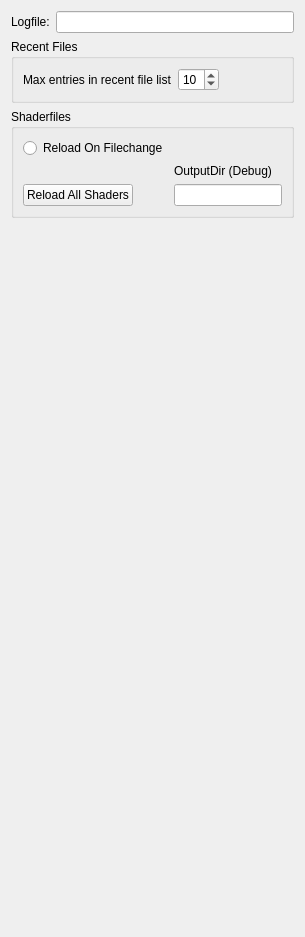
         <widget class="QWidget" name="paths">
          <attribute name="title">
           <string>Files</string>
          </attribute>
          <layout class="QVBoxLayout" name="verticalLayout_24">
           <item>
            <layout class="QHBoxLayout" name="horizontalLayout_9">
             <item>
              <widget class="QLabel" name="label">
               <property name="text">
                <string>Logfile:</string>
               </property>
              </widget>
             </item>
             <item>
              <widget class="QLineEdit" name="logFile">
               <property name="toolTip">
                <string>filename (including path) of the logfile</string>
               </property>
               <property name="statusTip">
                <string>filename (including path) of the logfile</string>
               </property>
              </widget>
             </item>
            </layout>
           </item>
           <item>
            <widget class="QGroupBox" name="groupBox_10">
             <property name="title">
              <string>Recent Files</string>
             </property>
             <layout class="QVBoxLayout" name="verticalLayout_23">
              <item>
               <layout class="QHBoxLayout" name="horizontalLayout_21">
                <item>
                 <layout class="QHBoxLayout" name="horizontalLayout_20">
                  <item>
                   <widget class="QLabel" name="label_20">
                    <property name="text">
                     <string>Max entries in recent file list</string>
                    </property>
                   </widget>
                  </item>
                  <item>
                   <widget class="QSpinBox" name="maxRecentBox">
                    <property name="maximum">
                     <number>50</number>
                    </property>
                    <property name="value">
                     <number>10</number>
                    </property>
                   </widget>
                  </item>
                 </layout>
                </item>
                <item>
                 <spacer name="horizontalSpacer_10">
                  <property name="orientation">
                   <enum>Qt::Horizontal</enum>
                  </property>
                  <property name="sizeHint" stdset="0">
                   <size>
                    <width>40</width>
                    <height>20</height>
                   </size>
                  </property>
                 </spacer>
                </item>
               </layout>
              </item>
             </layout>
            </widget>
           </item>
           <item>
            <widget class="QGroupBox" name="groupBox_14">
             <property name="title">
              <string>Shaderfiles</string>
             </property>
             <layout class="QFormLayout" name="formLayout_7">
              <item row="0" column="0">
               <widget class="QRadioButton" name="rbReloadShaders">
                <property name="text">
                 <string>Reload On Filechange</string>
                </property>
               </widget>
              </item>
              <item row="4" column="1">
               <widget class="QLineEdit" name="leShaderOutputDir"/>
              </item>
              <item row="3" column="1">
               <widget class="QLabel" name="label_21">
                <property name="text">
                 <string>OutputDir (Debug)</string>
                </property>
               </widget>
              </item>
              <item row="4" column="0">
               <widget class="QPushButton" name="pbReloadShaders">
                <property name="text">
                 <string>Reload All Shaders</string>
                </property>
               </widget>
              </item>
             </layout>
            </widget>
           </item>
           <item>
            <spacer name="verticalSpacer_5">
             <property name="orientation">
              <enum>Qt::Vertical</enum>
             </property>
             <property name="sizeHint" stdset="0">
              <size>
               <width>20</width>
               <height>708</height>
              </size>
             </property>
            </spacer>
           </item>
          </layout>
         </widget>
